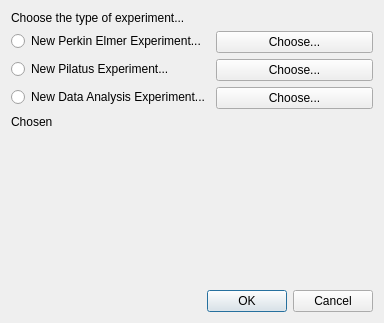
<?xml version="1.0" encoding="UTF-8"?>
<ui version="4.0">
 <class>QxrdNewExperimentDialog</class>
 <widget class="QDialog" name="QxrdNewExperimentDialog">
  <property name="geometry">
   <rect>
    <x>0</x>
    <y>0</y>
    <width>384</width>
    <height>323</height>
   </rect>
  </property>
  <property name="windowTitle">
   <string>New QXRD Experiment...</string>
  </property>
  <layout class="QGridLayout" name="gridLayout">
   <item row="3" column="1">
    <spacer name="verticalSpacer">
     <property name="orientation">
      <enum>Qt::Vertical</enum>
     </property>
     <property name="sizeHint" stdset="0">
      <size>
       <width>20</width>
       <height>128</height>
      </size>
     </property>
    </spacer>
   </item>
   <item row="4" column="0">
    <spacer name="horizontalSpacer">
     <property name="orientation">
      <enum>Qt::Horizontal</enum>
     </property>
     <property name="sizeHint" stdset="0">
      <size>
       <width>177</width>
       <height>20</height>
      </size>
     </property>
    </spacer>
   </item>
   <item row="0" column="0" colspan="2">
    <widget class="QLabel" name="label_4">
     <property name="text">
      <string>Choose the type of experiment...</string>
     </property>
    </widget>
   </item>
   <item row="4" column="1">
    <widget class="QDialogButtonBox" name="buttonBox">
     <property name="orientation">
      <enum>Qt::Horizontal</enum>
     </property>
     <property name="standardButtons">
      <set>QDialogButtonBox::Cancel|QDialogButtonBox::Ok</set>
     </property>
    </widget>
   </item>
   <item row="1" column="0" colspan="2">
    <layout class="QFormLayout" name="m_FormLayout">
     <property name="fieldGrowthPolicy">
      <enum>QFormLayout::AllNonFixedFieldsGrow</enum>
     </property>
     <item row="0" column="0">
      <widget class="QRadioButton" name="m_PerkinElmer">
       <property name="text">
        <string>New Perkin Elmer Experiment...</string>
       </property>
       <property name="checkable">
        <bool>true</bool>
       </property>
      </widget>
     </item>
     <item row="0" column="1">
      <widget class="QPushButton" name="m_ChoosePerkinElmer">
       <property name="text">
        <string>Choose...</string>
       </property>
      </widget>
     </item>
     <item row="1" column="0">
      <widget class="QRadioButton" name="m_Pilatus">
       <property name="text">
        <string>New Pilatus Experiment...</string>
       </property>
       <property name="checkable">
        <bool>true</bool>
       </property>
      </widget>
     </item>
     <item row="1" column="1">
      <widget class="QPushButton" name="m_ChoosePilatus">
       <property name="text">
        <string>Choose...</string>
       </property>
      </widget>
     </item>
     <item row="2" column="0">
      <widget class="QRadioButton" name="m_Analysis">
       <property name="text">
        <string>New Data Analysis Experiment...</string>
       </property>
       <property name="checkable">
        <bool>true</bool>
       </property>
      </widget>
     </item>
     <item row="2" column="1">
      <widget class="QPushButton" name="m_ChooseAnalysis">
       <property name="text">
        <string>Choose...</string>
       </property>
      </widget>
     </item>
    </layout>
   </item>
   <item row="2" column="0" colspan="2">
    <widget class="QLabel" name="m_Chosen">
     <property name="text">
      <string>Chosen</string>
     </property>
    </widget>
   </item>
  </layout>
 </widget>
 <resources/>
 <connections>
  <connection>
   <sender>buttonBox</sender>
   <signal>accepted()</signal>
   <receiver>QxrdDefaultApplicationDialog</receiver>
   <slot>accept()</slot>
   <hints>
    <hint type="sourcelabel">
     <x>248</x>
     <y>254</y>
    </hint>
    <hint type="destinationlabel">
     <x>157</x>
     <y>274</y>
    </hint>
   </hints>
  </connection>
  <connection>
   <sender>buttonBox</sender>
   <signal>rejected()</signal>
   <receiver>QxrdDefaultApplicationDialog</receiver>
   <slot>reject()</slot>
   <hints>
    <hint type="sourcelabel">
     <x>316</x>
     <y>260</y>
    </hint>
    <hint type="destinationlabel">
     <x>286</x>
     <y>274</y>
    </hint>
   </hints>
  </connection>
 </connections>
</ui>
